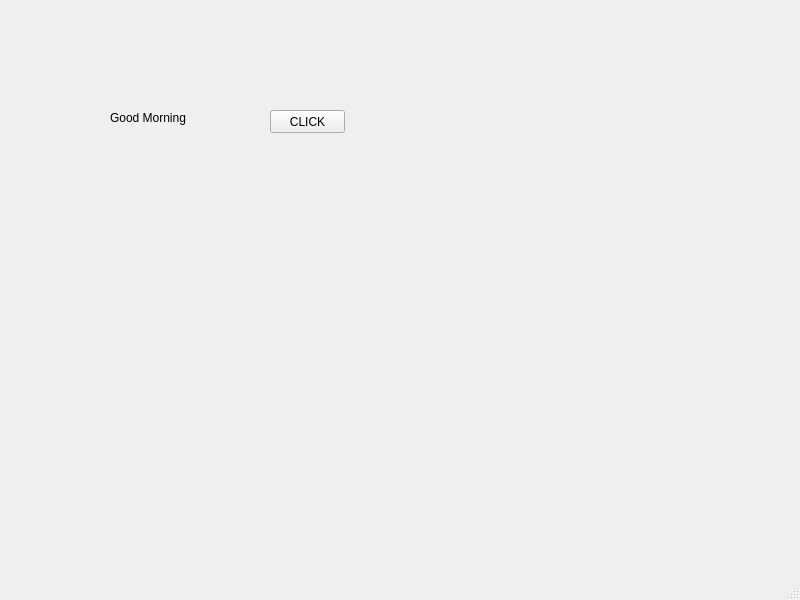
<?xml version="1.0" encoding="UTF-8"?>
<ui version="4.0">
 <class>MainWindow</class>
 <widget class="QMainWindow" name="MainWindow">
  <property name="geometry">
   <rect>
    <x>0</x>
    <y>0</y>
    <width>800</width>
    <height>600</height>
   </rect>
  </property>
  <property name="windowTitle">
   <string>MainWindow</string>
  </property>
  <widget class="QWidget" name="centralwidget">
   <widget class="QLabel" name="lbl">
    <property name="geometry">
     <rect>
      <x>110</x>
      <y>110</y>
      <width>81</width>
      <height>16</height>
     </rect>
    </property>
    <property name="text">
     <string>Good Morning</string>
    </property>
   </widget>
   <widget class="QPushButton" name="pb">
    <property name="geometry">
     <rect>
      <x>270</x>
      <y>110</y>
      <width>75</width>
      <height>23</height>
     </rect>
    </property>
    <property name="text">
     <string>CLICK</string>
    </property>
   </widget>
  </widget>
  <widget class="QMenuBar" name="menubar">
   <property name="geometry">
    <rect>
     <x>0</x>
     <y>0</y>
     <width>800</width>
     <height>21</height>
    </rect>
   </property>
  </widget>
  <widget class="QStatusBar" name="statusbar"/>
 </widget>
 <resources/>
 <connections/>
</ui>
